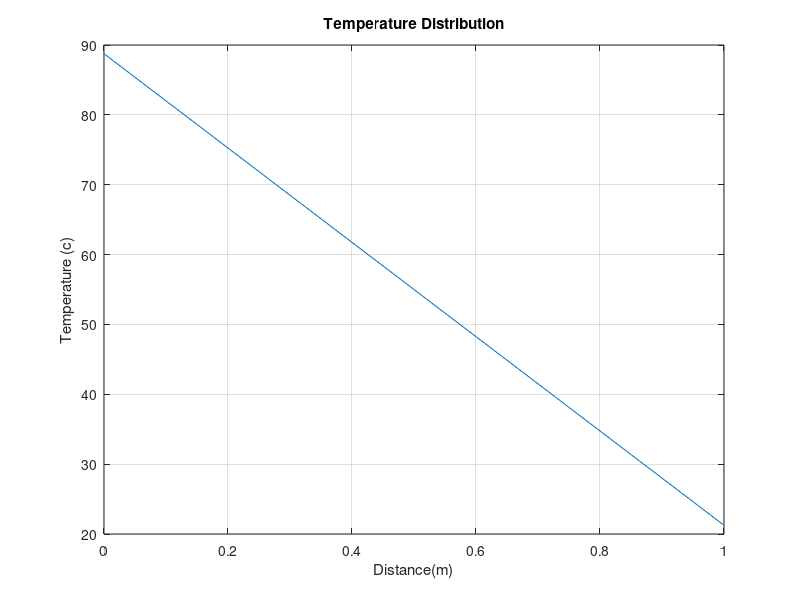

Write the MATLAB code that produced this figure.
L=1;
Nx=7;
dx=L/(Nx-1);
% k = 1;
Q = 0;
A = zeros(Nx,Nx);
A(1,1) = 2;
A(Nx,Nx)=2;
A(7,6)=-1;
for i = 2:Nx-1
    A(i,i-1) =-1
    A(i,i) = 2
    A(i,i+1) =-1
    A(i-1,i) = -1
end
disp(A)
b = zeros(Nx,1);
b(1) = 100;
b(Nx) = 10;
T=inv(A)*b;
x = linspace(0,L,Nx);
plot(x,T);
xlabel('Distance(m)');
ylabel('Temperature (c)');
title('Temperature Distribution')
grid on;
